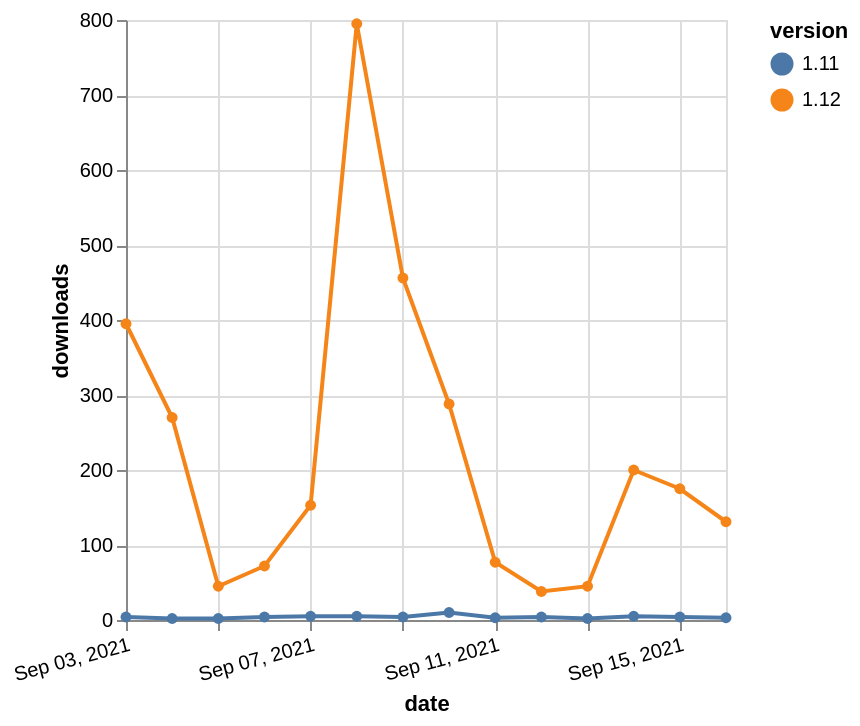

Write a Vega-Lite specification for this figure.
### Vega-Lite specification from a JSON file in a GitHub repository (floating-point values rounded to 4 significant figures)
{"$schema": "https://vega.github.io/schema/vega-lite/v5.json", "description": "A simple bar chart with embedded data.", "data": {"values": [{"date": "2021-09-03", "total": 159096, "delta": 395, "version": "1.12"}, {"date": "2021-09-04", "total": 159366, "delta": 270, "version": "1.12"}, {"date": "2021-09-05", "total": 159411, "delta": 45, "version": "1.12"}, {"date": "2021-09-06", "total": 159483, "delta": 72, "version": "1.12"}, {"date": "2021-09-07", "total": 159636, "delta": 153, "version": "1.12"}, {"date": "2021-09-08", "total": 160431, "delta": 795, "version": "1.12"}, {"date": "2021-09-09", "total": 160887, "delta": 456, "version": "1.12"}, {"date": "2021-09-10", "total": 161175, "delta": 288, "version": "1.12"}, {"date": "2021-09-11", "total": 161252, "delta": 77, "version": "1.12"}, {"date": "2021-09-12", "total": 161290, "delta": 38, "version": "1.12"}, {"date": "2021-09-13", "total": 161335, "delta": 45, "version": "1.12"}, {"date": "2021-09-14", "total": 161535, "delta": 200, "version": "1.12"}, {"date": "2021-09-15", "total": 161710, "delta": 175, "version": "1.12"}, {"date": "2021-09-16", "total": 161841, "delta": 131, "version": "1.12"}, {"date": "2021-09-03", "total": 25612, "delta": 4, "version": "1.11"}, {"date": "2021-09-04", "total": 25614, "delta": 2, "version": "1.11"}, {"date": "2021-09-05", "total": 25616, "delta": 2, "version": "1.11"}, {"date": "2021-09-06", "total": 25620, "delta": 4, "version": "1.11"}, {"date": "2021-09-07", "total": 25625, "delta": 5, "version": "1.11"}, {"date": "2021-09-08", "total": 25630, "delta": 5, "version": "1.11"}, {"date": "2021-09-09", "total": 25634, "delta": 4, "version": "1.11"}, {"date": "2021-09-10", "total": 25644, "delta": 10, "version": "1.11"}, {"date": "2021-09-11", "total": 25647, "delta": 3, "version": "1.11"}, {"date": "2021-09-12", "total": 25651, "delta": 4, "version": "1.11"}, {"date": "2021-09-13", "total": 25653, "delta": 2, "version": "1.11"}, {"date": "2021-09-14", "total": 25658, "delta": 5, "version": "1.11"}, {"date": "2021-09-15", "total": 25662, "delta": 4, "version": "1.11"}, {"date": "2021-09-16", "total": 25665, "delta": 3, "version": "1.11"}]}, "width": "container", "mark": {"type": "line", "point": {"filled": true}}, "encoding": {"x": {"field": "date", "type": "temporal", "timeUnit": "yearmonthdate", "title": "date", "axis": {"labelAngle": -15}}, "y": {"field": "delta", "type": "quantitative", "title": "downloads"}, "color": {"field": "version", "type": "nominal"}, "tooltip": {"field": "delta"}}}
